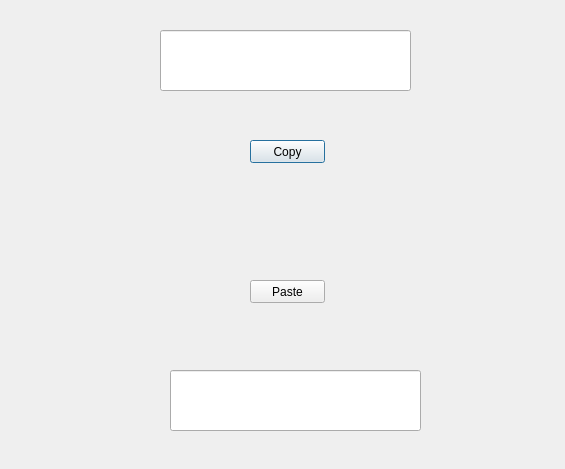
<?xml version="1.0" encoding="UTF-8"?>
<ui version="4.0">
 <class>Dialog</class>
 <widget class="QDialog" name="Dialog">
  <property name="geometry">
   <rect>
    <x>0</x>
    <y>0</y>
    <width>565</width>
    <height>469</height>
   </rect>
  </property>
  <property name="windowTitle">
   <string>Dialog</string>
  </property>
  <widget class="QLineEdit" name="lineEdit">
   <property name="geometry">
    <rect>
     <x>160</x>
     <y>30</y>
     <width>251</width>
     <height>61</height>
    </rect>
   </property>
  </widget>
  <widget class="QLineEdit" name="lineEdit_2">
   <property name="geometry">
    <rect>
     <x>170</x>
     <y>370</y>
     <width>251</width>
     <height>61</height>
    </rect>
   </property>
  </widget>
  <widget class="QPushButton" name="Copy">
   <property name="geometry">
    <rect>
     <x>250</x>
     <y>140</y>
     <width>75</width>
     <height>23</height>
    </rect>
   </property>
   <property name="text">
    <string>Copy</string>
   </property>
  </widget>
  <widget class="QPushButton" name="pushButton_2">
   <property name="geometry">
    <rect>
     <x>250</x>
     <y>280</y>
     <width>75</width>
     <height>23</height>
    </rect>
   </property>
   <property name="text">
    <string>Paste</string>
   </property>
  </widget>
 </widget>
 <resources/>
 <connections>
  <connection>
   <sender>pushButton_2</sender>
   <signal>clicked()</signal>
   <receiver>lineEdit_2</receiver>
   <slot>paste()</slot>
   <hints>
    <hint type="sourcelabel">
     <x>292</x>
     <y>297</y>
    </hint>
    <hint type="destinationlabel">
     <x>279</x>
     <y>398</y>
    </hint>
   </hints>
  </connection>
  <connection>
   <sender>Copy</sender>
   <signal>clicked()</signal>
   <receiver>lineEdit</receiver>
   <slot>copy()</slot>
   <hints>
    <hint type="sourcelabel">
     <x>257</x>
     <y>141</y>
    </hint>
    <hint type="destinationlabel">
     <x>248</x>
     <y>69</y>
    </hint>
   </hints>
  </connection>
 </connections>
</ui>
